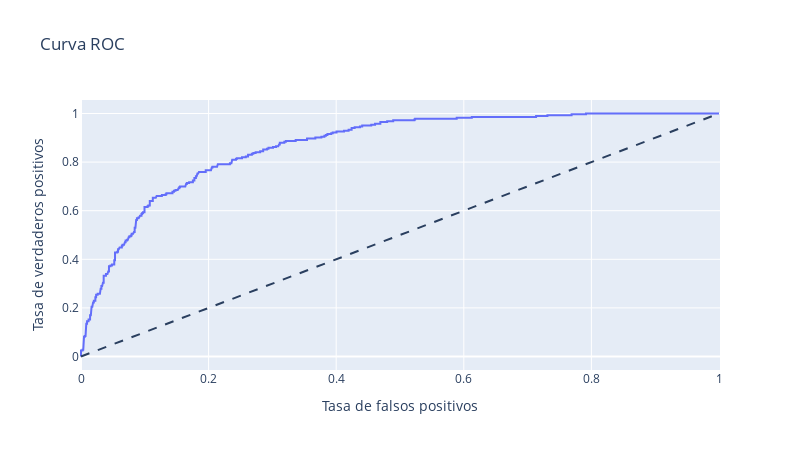

Notebook source saved alongside this figure:
### Markdown cell above
#### LOGISTIC REGRESSION

### Code cell
model_logistreg = LogisticRegression()


param_grid = {
    'C': [0.01, 0.1, 1, 10, 100],  # Regularización
    'solver': ['liblinear', 'saga'],  # Solvers comunes para clasificación binaria
    'class_weight': ['balanced', None],  # Considerar desbalanceo de clases o no
    'penalty': ['l2', 'l1'],  # Tipos de regularización
    'max_iter': [100, 200, 300]  # Número máximo de iteraciones
}


grid_search = GridSearchCV(estimator=model_logistreg, param_grid=param_grid, cv=5, scoring='accuracy', n_jobs=-1, verbose=2)

grid_search.fit(X_train, y_train)


print("Mejores hiperparámetros:", grid_search.best_params_)
print("")
# Predecir usando el mejor modelo encontrado
best_model = grid_search.best_estimator_
predictions = best_model.predict(X_test)

find_scores(X_test, y_test, predictions, best_model)

### Figure 1 — Plotly figure (JSON) as saved in the notebook; plotly's stock layout.template omitted (floating-point values rounded to 4 significant figures; data arrays with more than 128 entries replaced by an {"elided": "..."} marker saying what was removed)
{"data": [{"hovertemplate": "Tasa de falsos positivos=%{x}<br>Tasa de verdaderos positivos=%{y}<extra></extra>", "legendgroup": "", "line": {"color": "#636efa", "dash": "solid"}, "marker": {"symbol": "circle"}, "mode": "lines", "name": "", "orientation": "v", "showlegend": false, "type": "scatter", "x": {"elided": "290 float values"}, "xaxis": "x", "y": {"elided": "290 float values"}, "yaxis": "y"}], "layout": {"height": 450, "legend": {"tracegroupgap": 0}, "shapes": [{"line": {"dash": "dash"}, "type": "line", "x0": 0, "x1": 1, "y0": 0, "y1": 1}], "title": {"text": "Curva ROC"}, "width": 800, "xaxis": {"anchor": "y", "domain": [0, 1], "title": {"text": "Tasa de falsos positivos"}}, "yaxis": {"anchor": "x", "domain": [0, 1], "title": {"text": "Tasa de verdaderos positivos"}}}}
